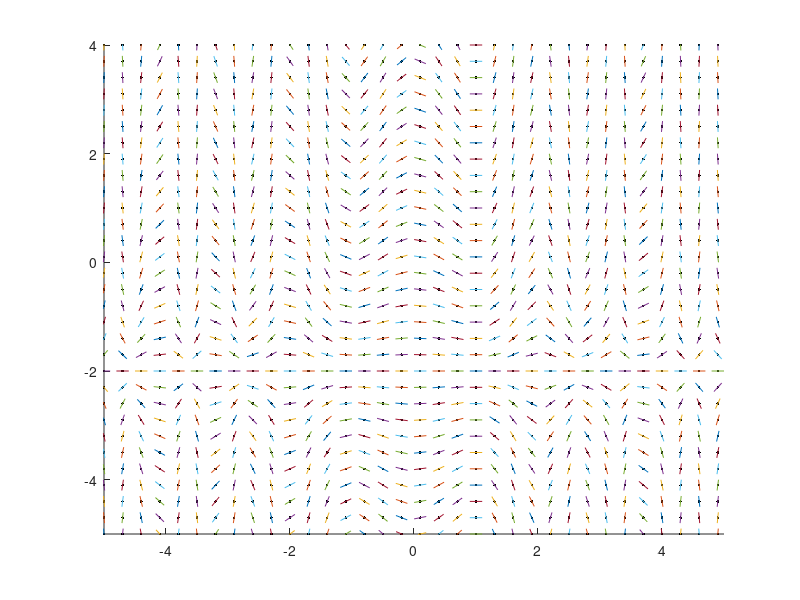

The MATLAB script that drew this image: (Note: this script raises an error after producing the figure.)
function plotSlope24
x=-5:0.3:5;
y=-5:0.3:4;
axis([-5,5,-5,4])
    function z= ff(x, y)
        z=x.*(y+2).*sin(x.*x-1);
    end
hold on 
delta=0.1;
for k = 1:length(x)
    for m = 1:length(y)
        plot(x(k),y(m),'k')
        eps= delta/(sqrt(ff(x(k), y(m)).^2+1));
        plot([x(k)-eps, x(k)+ eps],[y(m)- eps*ff(x(k),y(m)), y(m)+eps*ff(x(k), y(m))])
    end
end
[x0, y0] = ginput(1);
diff_eq = dsolve('Dy=x*(y+2)*sin(x*x-1)','y(x0)=y0','x')
x= -5:0.01:5;
plot(x,eval(diff_eq),'r')
end
